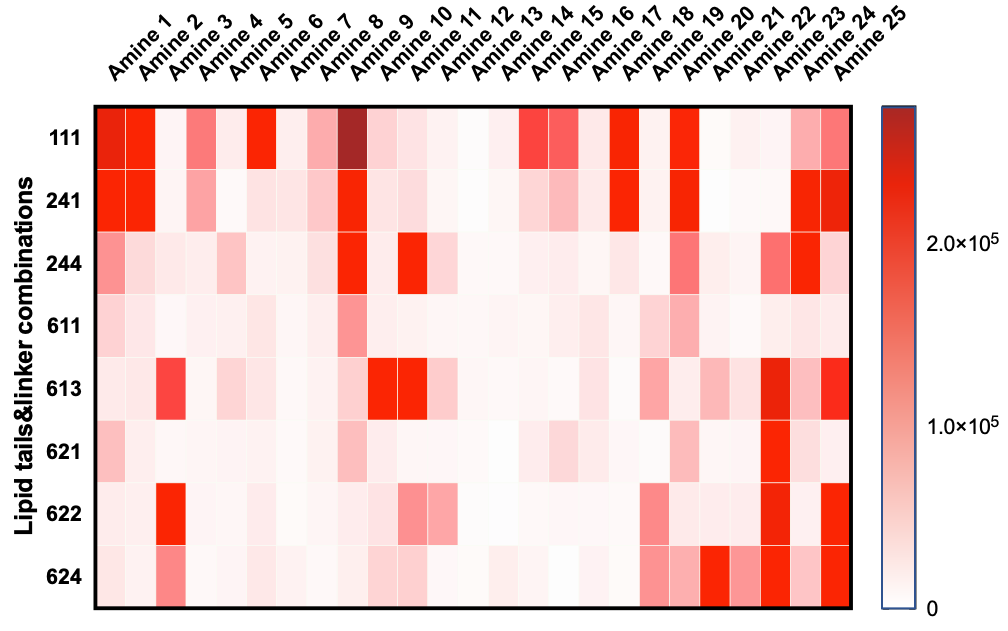
#> input picture chemprop-master/Data/Multitask_data/All_datasets/IR_BL_AG_4CR/Raw data/384 screen image/200_screen_image_new_scale.png, 1008 x 631 px
$ python Extract_200_screen_from_heatmap.py
#> lines starting #> are read from the running program, lines starting #| are printed output that depends on the picture
from PIL import Image
import numpy as np
import pandas as pd

image = Image.open('200_screen_image_new_scale.png')
#> image is the input picture: PIL image 1008x631 RGBA; mean R, G, B, A 154.5, 121.6, 119, 168.4
pix = image.load()
# print(image.size)
# print(pix[64,64])

key_x = 894
key_top = 112
key_bot = 603
value_top = 273000.0
value_bot = 0.0

color_to_lum_dict = {}
for y in range(key_top, key_bot):
	scale = 1.0 - (y-key_top)/(key_bot-key_top)
	# print(scale)
	lum_value = value_bot + (value_top-value_bot)*scale
	color_to_lum_dict[pix[key_x,y]] = lum_value
	# print(lum_value)


# print(color_to_lum_dict[(251,5,10,255)])
hmp_colors = [pix[key_x,y] for y in range(key_top, key_bot)]
#> hmp_colors = 491 items, first 6: (172, 40, 35, 255), (173, 40, 35, 255), (174, 39, 34, 255), (175, 39, 34, 255), (176, 39, 34, 255), (177, 39, 33, 255)

def value_from_color(color, ctol_dict):
	min_dist = -1
	min_key = None
	for k in ctol_dict.keys():
		dist = np.linalg.norm(np.array(color[:3]) - np.array(k[:3]))
		if min_dist < -0.5 or dist<min_dist:
			min_key = k
			min_dist = dist
	return ctol_dict[min_key]


def get_matrix_data(start_pixel, length, height, values_wide, values_high):
#> called with length = 752, height = 498, values_wide = 25, values_high = 8
	to_return = [[0 for v in range(values_wide)] for v in range(values_high)]
	end_pixel = [start_pixel[0]+length, start_pixel[1]+height]
	# print(end_pixel)
	width_per_point = float(end_pixel[0]-start_pixel[0])/values_wide
	height_per_point = float(end_pixel[1] - start_pixel[1])/values_high
	# print(width_per_point)
	# print(height_per_point)
	for down in range(values_high):
		for right in range(values_wide):
			color_x = start_pixel[0]+width_per_point*(right+0.5)
			color_y = start_pixel[1]+height_per_point*(down+0.5)
			# print(color_x,', ', color_y)
			color = pix[color_x, color_y]
			for i in range(-2,2):
				for j in range(-2,2):
					pix[color_x+i, color_y+j] = (0,0,0,255)
			to_return[down][right] = np.log10(value_from_color(color, color_to_lum_dict))
#> after the loop, to_return = 8 items
	return to_return

submatrix_length = 846-94
submatrix_height = 604-106


all_vals = get_matrix_data([96,108], submatrix_length, submatrix_height, 25,8)
#> all_vals = 8 items

# vals = get_matrix_data([51,51],submatrix_length, submatrix_height,12,4)
image.save('200_screen_image_with_dots.png',format = 'png')
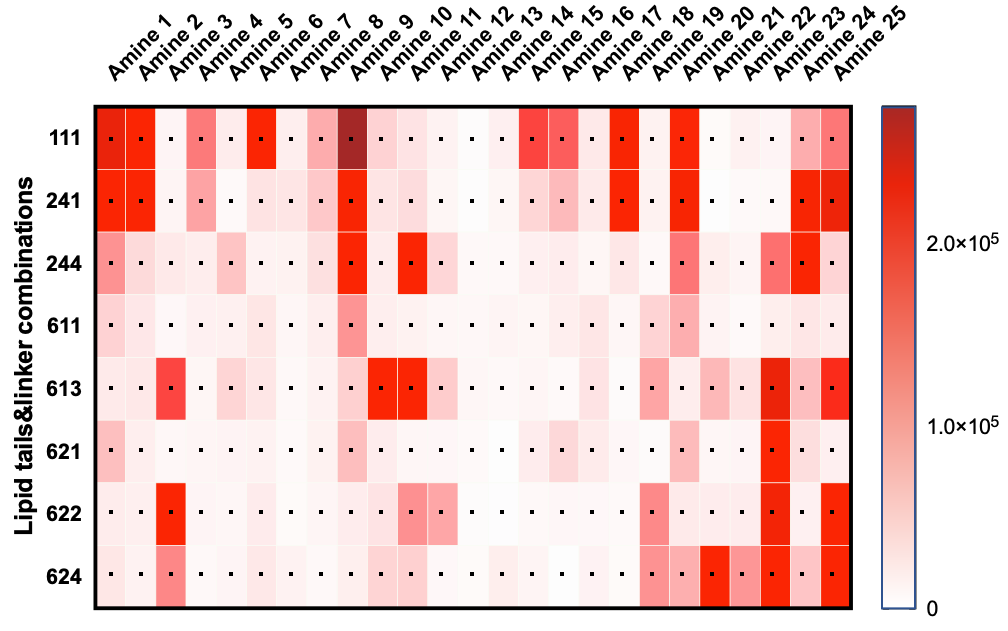
#> saved as 200_screen_image_with_dots.png: PIL image 1008x631 RGBA; mean R, G, B, A 153.2, 120.6, 118.1, 168.4; transparent parts drawn white
# [4 lines of commented-out code are left out]
df = pd.DataFrame(all_vals)
#> df = table of 8 rows and 25 columns
df.to_csv('200_screen_lum_values.csv')
